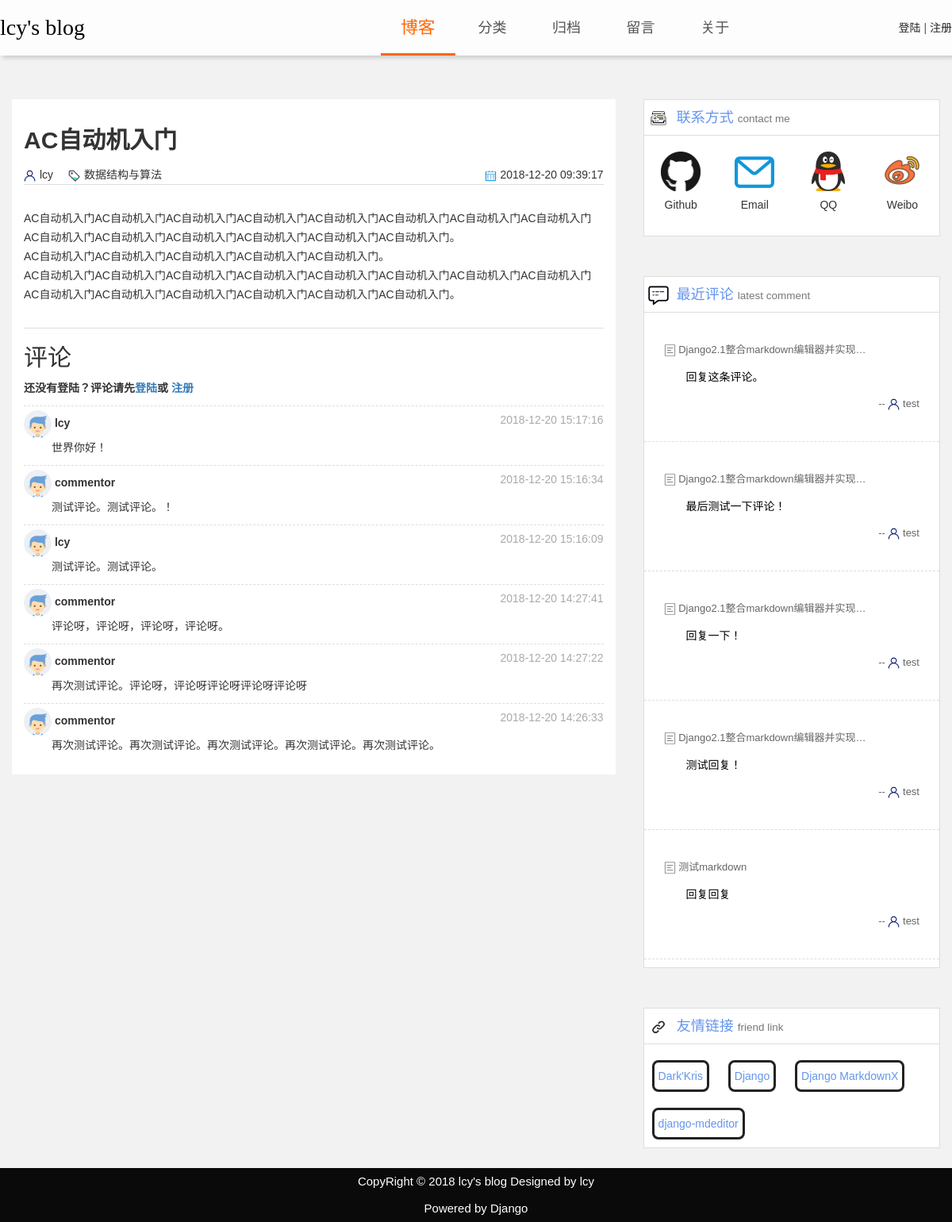
Page /Blog/detail/12/ on the committed database.
### Blog/models.py (models this page shows, shortened)
class Article(models.Model):
    article_title = models.CharField('title',max_length = 100)
    article_simpledesc = models.CharField('simple description',null=True,blank=True,max_length = 200)
    article_content = MDTextField('content')
    article_pubdate = models.DateTimeField('date published')
    article_publisher = models.ForeignKey(User,on_delete=models.CASCADE,verbose_name='publisher')
    article_class = models.ForeignKey(Class,null=True,blank=True,on_delete=models.CASCADE,verbose_name='class')
    def __str__(self):
        return self.article_title

class User(models.Model):
    user_name = models.CharField('name',max_length = 50)
    user_password = models.CharField('password',max_length = 50)
    user_email = models.EmailField('email')
    user_isadmin = models.BooleanField('isadmin')
    def __str__(self):
        return self.user_name

class Class(models.Model):
    class_label = models.CharField('label',max_length = 20)
    class_description = models.CharField('description',max_length = 100)
    def __str__(self):
        return self.class_label

class Comment(models.Model):
    comment_content = models.TextField('comment')
    comment_date = models.DateTimeField('date commented')
    comment_user = models.ForeignKey(User,on_delete=models.CASCADE,verbose_name='comment user')
    comment_father = models.ForeignKey('self',null=True,blank=True,on_delete=models.CASCADE,verbose_name='father comment')
    comment_article = models.ForeignKey(Article,null=True,on_delete=models.CASCADE,verbose_name='comment article')

### Blog/views.py (the view)
# urls.py: path('detail/<int:article_id>/',views.detail,name='detail'),
def detail(request,article_id):
    article = get_object_or_404(Article,pk=article_id)
    latest_comment_list = Comment.objects.all().order_by('-comment_date')[:5]
    article.article_content = markdown.markdown(article.article_content.replace("\r\n", '  \n'),
                        extensions=['markdown.extensions.extra',
                                     'markdown.extensions.codehilite',
                                     'markdown.extensions.toc',],safe_mode=True,enable_attributes=False)
    article_comment = Comment.objects.filter(comment_article__id=article_id).order_by('-comment_date')
    comment_reply = {}
    comment_num = 0
    for comment in article_comment:
        if comment.comment_father:
            pass
        else:
            comment_reply[comment] = Comment.objects.filter(comment_father__id=comment.id).order_by('-comment_date')
            comment_num = comment_num + 1
    context = {
        'article':article,
        'latest_comment_list':latest_comment_list,
        'article_comment':comment_reply,
        'comment_num':comment_num,
    }
    return render(request,'Blog/detail.html',context)

### Blog/templates/Blog/detail.html (shortened to what this page needs)
<!DOCTYPE html>
{% load static %}
<html lang="en">
<head>
    <link rel="stylesheet" href="{% static 'Blog/bootstrap/css/bootstrap.css' %}" />
    <link rel="stylesheet" href="{% static 'Blog/github.css' %}" />
</head>
<body style="display: block;">
    <header class="blog_header">
        <div class="top">
            <div class="top_left">
                <a href="{% url 'Blog:index' %}" style="color:#000;text-decoration: none;cursor: pointer;"><span>lcy's blog</span></a>
            </div>
            <nav class="header_nav">
                <ul>
                    <li>
                        <a href="{% url 'Blog:index' %}" class="nav_active">博客</a>
                    </li>
                    <li>
                        <a href="{% url 'Blog:classes' %}">分类</a>
                    </li>
                    <li>
                        <a href="{% url 'Blog:archive' %}">归档</a>
                    </li>
                    <li>
                        <a href="{% url 'Blog:message' %}">留言</a>
                    </li>
                    <li>
                        <a href="{% url 'Blog:about' %}">关于</a>
                    </li>
                    <li style="float: right;font-size: 14px;text-align: center;line-height: 70px;width: 30%;">
                        <div id="login_register">
                            <a href="{% url 'Blog:register' %}" style="cursor:pointer;float: right;color: #222;text-decoration: none;">注册</a>
                            <span style="float: right;">&nbsp;|&nbsp;</span>
                            <a href="{% url 'Blog:login' %}" style="cursor:pointer;float: right;color: #222;text-decoration: none;">登陆</a>
                        </div>
                    </li>
                </ul>
            </nav>
        </div>
    </header>
    <div class="container">
        <div class="detail">
            <div class="articleinfo">
                <h2 style="font-weight: bold;margin-bottom: 15px;">{{article.article_title}}</h2>
                <span style="float: right;"><img src="{% static '/Blog/dateIcon.png' %}" />{{article.article_pubdate |date:"Y-m-d H:i:s"}}</span>
                <img src="{% static '/Blog/personIcon.png' %}" /><span style="margin-right: 15px;">{{article.article_publisher}}</span>
                <img src="{% static '/Blog/classIcon.png' %}" /><span><a style="color: #333;cursor: pointer;text-decoration: none;" href="{% url 'Blog:classes' %}#class_{{ article.article_class.id }}">{{article.article_class}}</a></span>
            </div>
            <div class="markdowmcontent" style="margin-bottom: 30px;">
                {{article.article_content | safe}}
            </div>
            <div id="comment" style="margin-top: 10px;border-top: 1px solid #ddd;">
                <h2>评论</h2>
                <div id="commentlogin" style="font-weight: bold;margin-bottom: 10px;">
                    还没有登陆？评论请先<a href="{% url 'Blog:login' %}">登陆</a>或
                    <a href="{% url 'Blog:register' %}">注册</a>
                </div>
                {% for comment,reply in article_comment.items %}
                    <div style="border-top: 1px dashed #ddd;padding-top: 5px;">
                        <img width="35px" height="35px" src="{% static 'Blog/commentPic.png' %}" />
                        <span style="font-weight: bold;">{{ comment.comment_user }}</span>
                        <span style="color: #aaa;float: right;">{{ comment.comment_date|date:"Y-m-d H:i:s" }}</span>
                        <p style="margin-left:35px;white-space:pre-wrap;width:90%;">{{ comment.comment_content }}</p>
                    </div>
                {% endfor%}
            </div>
        </div>
        <div id="aside">
            <div id="contactme">
                <h4 style="padding-bottom:8px;padding-left:5px;font-size: 18px;color: cornflowerblue;border-bottom: 1px solid #ddd;">
                    <img width="26px" height="26px" src="{% static 'Blog/contact.png' %}">
                    &nbsp;联系方式
                    <small>contact me</small>
                </h4>
                <div class="contact">
                    <div>
                        <a href="https://github.com/1998Jan28" target="_blank"><img src="{% static 'Blog/github.png' %}" /></a>
                        <span>Github</span>
                    </div><div>
                        <a href="mailto:cs_lcy@whut.edu.cn"><img src="{% static 'Blog/email.png' %}" /></a>
                        <span>Email</span>
                    </div><div>
                        <a href="tencent://AddContact/?fromId=45&fromSubId=1&subcmd=all&uin=951072650&website=www.oicqzone.com"><img src="{% static 'Blog/qq.png' %}" /></a>
                        <span>QQ</span>
                    </div><div>
                        <a href="https://weibo.com/u/5662257126" target="_blank"><img src="{% static 'Blog/weibo.png' %}" /></a>
                        <span>Weibo</span>
                    </div>
                </div>
            </div>
            <div id="latestcomment">
                <h4 style="padding-bottom:8px;padding-left:5px;font-size: 18px;color: cornflowerblue;border-bottom: 1px solid #ddd;">
                    <img width="26px" height="26px" src="{% static 'Blog/comment.png' %}">
                     &nbsp;最近评论
                    <small>latest comment</small>
                </h4>
                <ul>
                    {% for comment in latest_comment_list %}
                        <li>
                            <p class="comarticle">
                                <img width="15px" height="15px" style="display: inline-block;" src="{% static 'Blog/article.png' %}" />
                                <a href="{% url 'Blog:detail' comment.comment_article.id %}" style="text-decoration: none;color: inherit;cursor: pointer;">{{ comment.comment_article }}</a>
                            </p>
                            <p class="comcontent">{{ comment.comment_content }}</p>
                            <p class="comuser">--
                                <img width="15px" height="15px" style="display: inline-block;" src="{% static 'Blog/personIcon.png' %}" />
                                {{ comment.comment_user }}
                            </p>
                        </li>
                    {% endfor %}
                </ul>
            </div>
            <div id="friendlink">
                <h4 style="padding-bottom:8px;padding-left:5px;font-size: 18px;color: cornflowerblue;border-bottom: 1px solid #ddd;">
                    <img width="26px" height="26px" src="{% static 'Blog/link.png' %}">
                    &nbsp;友情链接
                    <small>friend link</small>
                </h4>
                <ul>
                    <li>
                        <a href="https://darkkris.github.io/#blog" target="_blank">Dark'Kris</a>
                    </li>
                    <li>
                        <a href="https://docs.djangoproject.com/zh-hans/2.0/" target="_blank">Django</a>
                    </li>
                    <li>
                        <a href="https://neutronx.github.io/django-markdownx/" target="_blank">Django MarkdownX</a>
                    </li>
                    <li>
                        <a href="https://github.com/pylixm/django-mdeditor" target="_blank">django-mdeditor</a>
                    </li>
                </ul>
            </div>
        </div>
    </div>
    <div class="footer">
        <p style="margin-bottom: 10px;margin-top:5px;">CopyRight © 2018 lcy's blog  Designed by lcy</p>
        <p style="margin-bottom: 5px;">Powered by Django</p>
    </div>
</body>
</html>

### Blog/templates/Blog/detail.html (style rules this page uses)
body { line-height:24px; margin:0; padding: 0; background-color: #f2f2f2; font-family: OpenSans-Light, PingFang SC, Hiragino Sans GB, Microsoft Yahei, Microsoft Jhenghei, sans-serif; }
.blog_header { display: block; background-color: rgba(255,255,255,0.8); box-shadow: 3px 3px 5px #ccc; background-size: 100% 100%; width:100%; height:70px; position: fixed; z-index: 10; margin: 0; padding:0; }
header .top { width:100%; max-width: 1200px; margin:auto; height:100%; position:relative; }
header .top .top_left { width:40%; overflow: hidden; height:100%; float:left; position: relative; }
header .top .top_left span { line-height: 70px; font-size:28px; font-family: serif; }
.header_nav { width:60%; float:right; height:100%; position:relative; color:#555; }
.header_nav > ul { padding:0; margin:0; list-style: none; }
.header_nav > ul >li { text-align: center; width:13%; font-size:18px; float:left; position: relative; }
.header_nav li > a { display: inline-block; width:100%; height:70px; line-height: 70px; text-decoration: none; color:#555; cursor: pointer; transition: color 0.2s, border 0.2s, font 0.2s; -webkit-transition: color 0.2s, border 0.2s, font 0.2s; }
.nav_active,header li > a:hover { border-bottom-color:rgb(255, 102, 0); border-bottom-style:solid; border-bottom-width:3.6px; box-sizing: border-box; color:rgb(255, 102, 0) !important; font-size: 120%; }
.container { display: block; width:100%; max-width:1300px; min-width:320px; margin:auto; padding-top:100px; overflow: hidden; }
.detail { width:65%; display:block; float:left; margin-top:25px; overflow: hidden; background-color: #fff; padding: 15px; }
.articleinfo { margin-bottom: 30px; border-bottom: 1px solid #ddd; }
.articleinfo img { width:15px; height: 15px; margin-right: 5px; }
#comment { margin-top: 30px; }
#aside { width:32%; display:block; float:right; margin-top:25px; }
#contactme { background-color: #fff; border:1px solid #ddd; box-sizing: border-box; margin-bottom: 50px; }
.contact div { background-color: #fff; display: inline-block; overflow: hidden; width:25%; text-align: center; padding-top: 10px; margin-bottom: 20px; }
.contact a { cursor:pointer; text-decoration: none; }
.contact img { width: 50px; height:50px; }
.contact div > span { display: block; margin-top:5px; width:100%; }
#latestcomment { background-color: #fff; border:1px solid #ddd; box-sizing: border-box; margin-bottom: 50px; }
#latestcomment ul { width:100%; padding: 0; margin: 0; list-style: none; }
#latestcomment ul > li { background-color: #fff; border-bottom: 1px dashed #ddd; padding:25px; margin:auto; margin-bottom: 10px; }
.comarticle { width: 80%; overflow: hidden; text-overflow: ellipsis; white-space: nowrap; font-size: 13px; color: #666; }
.comcontent { color: #000; text-indent: 28px; }
.comuser { width: 100%; overflow: hidden; text-overflow: ellipsis; white-space: nowrap; font-size: 13px; text-align: right; color: #666; }
#friendlink { background-color: #fff; border:1px solid #ddd; box-sizing: border-box; }
#friendlink ul { width:100%; padding: 0; margin: 0; list-style: none; }
#friendlink ul > li { display: inline-block; background-color: #fff; border: 3px solid #222; border-radius: 8px; color:cornflowerblue; padding:5px; margin:10px; }
#friendlink ul > li a { text-decoration: none; cursor: pointer; color:cornflowerblue; }
.footer { display: block; margin-top: 25px; font-size: 15px; color:#fff; background-color: rgb(10, 10, 10); text-align: center; overflow: hidden; }

### rows in the picture
Article: article_title "AC自动机入门", article_pubdate "2018-12-20 09:39:17", article_publisher "lcy", article_class "数据结构与算法", article_content "AC自动机入门AC自动机入门AC自动机入门AC自动机入门AC自动机入门AC自动机入门AC自动机入门AC自动机入门AC自动机入门AC自动机入门AC自动机入门AC自动机入门AC自动机入门AC自动机入门。 AC自动机入门AC自动机入门AC自动机入门AC自动机入门AC自动机入门。 AC自动机入门AC自动机入门AC自动机入门AC自动机入门AC自动机入门AC自动机入门AC自动机入门AC自动机入门AC自动机入门AC自动机入门AC自动机入门AC自动机入门AC自动机入门AC自动机入门。"
Comment: comment_user "lcy", comment_date "2018-12-20 15:17:16", comment_content "世界你好！"
Comment: comment_user "commentor", comment_date "2018-12-20 15:16:34", comment_content "测试评论。测试评论。！"
Comment: comment_user "lcy", comment_date "2018-12-20 15:16:09", comment_content "测试评论。测试评论。"
Comment: comment_user "commentor", comment_date "2018-12-20 14:27:41", comment_content "评论呀，评论呀，评论呀，评论呀。"
Comment: comment_user "commentor", comment_date "2018-12-20 14:27:22", comment_content "再次测试评论。评论呀，评论呀评论呀评论呀评论呀"
Comment: comment_user "commentor", comment_date "2018-12-20 14:26:33", comment_content "再次测试评论。再次测试评论。再次测试评论。再次测试评论。再次测试评论。"
Comment: comment_article "Django2.1整合markdown编辑器并实现…", comment_content "回复这条评论。", comment_user "test"
Comment: comment_article "Django2.1整合markdown编辑器并实现…", comment_content "最后测试一下评论！", comment_user "test"
Comment: comment_article "Django2.1整合markdown编辑器并实现…", comment_content "回复一下！", comment_user "test"
Comment: comment_article "Django2.1整合markdown编辑器并实现…", comment_content "测试回复！", comment_user "test"
Comment: comment_article "测试markdown", comment_content "回复回复", comment_user "test"
